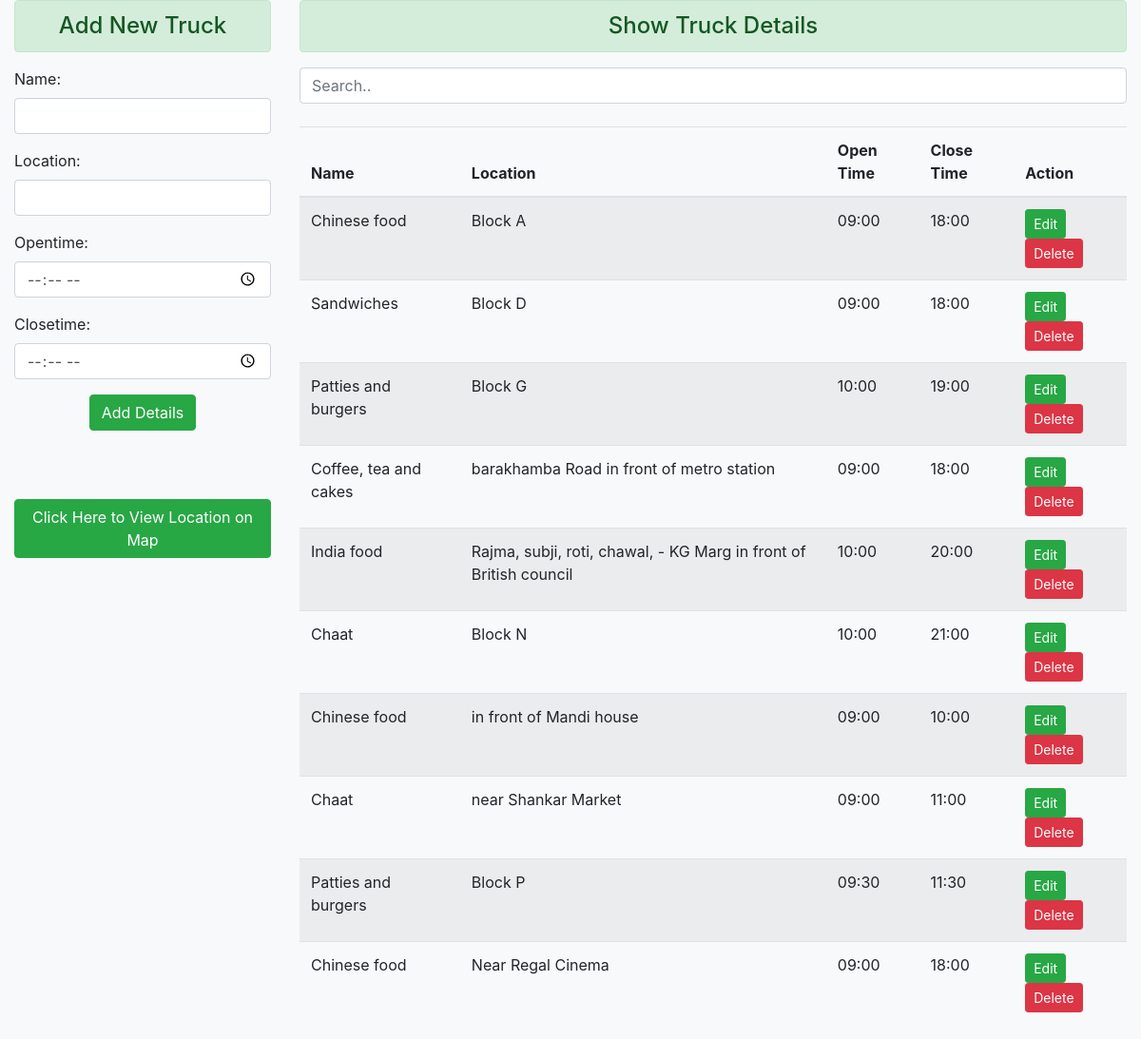
The page / on the database its author committed.
### truckdetails/models.py (models this page shows)
class Truck(models.Model):
    name = models.CharField(max_length=500)
    location = models.CharField(max_length=500)
    opentime = models.CharField(null=True, blank=True, default='',max_length=500)
    closetime = models.CharField(null=True, blank=True,default='',max_length=500)

### truckdetails/views.py (the view)
# urls.py: path('', views.add_show, name="addandshow"),
def add_show(request):
    if request.method == 'POST':
        form = AddShowTruck(request.POST)
        if form.is_valid():
            nm = form.cleaned_data['name']
            loc = form.cleaned_data['location']
            opentime = form.cleaned_data['opentime']
            closetime = form.cleaned_data['closetime']
            register = Truck(name=nm, location=loc, opentime=opentime, closetime=closetime)
            register.save()
            form = AddShowTruck()
    else:
        form = AddShowTruck()
    truck = Truck.objects.all()
    return render(request, 'truckdetails/addandshow.html', {'form': form, 'truck': truck})

### truckdetails/forms.py
class AddShowTruck(forms.ModelForm):
    class Meta:
        model = Truck
        fields = ['name', 'location','opentime','closetime']
        widgets = {
            'name': forms.TextInput(attrs={'class' :'form-control'}),
            'location': forms.TextInput(attrs={'class' :'form-control'}),
            'opentime': forms.TextInput(attrs={'class' :'form-control','type':'time'}),
            'closetime': forms.TextInput(attrs={'class' :'form-control', 'type':'time'}),
        }

### truckdetails/templates/truckdetails/addandshow.html (shortened to what this page needs)
{% extends 'truckdetails/base.html' %}
{% block content %}
<div class="row">
    <div class="col-sm-3">
        <h4 class="text-center alert alert-success">Add New Truck</h4>
        <form action="" method="POST">
            {{form.as_p}}
            <center>
            <input type="submit" class="btn btn-success" value="Add Details">
            </center>
        </form>
        <br><br><br>
        <center>
        <a href="/map" class="btn btn-success">Click Here to View Location on Map</a>
    </center>
    </div>
    <div class="col sm-9">
        <h4 class="text-center alert alert-success">Show Truck Details</h4>
        {% if truck %}
        <input class="form-control" id="myInput" type="text" placeholder="Search..">
        <br>
            <table class="table table-hover table-striped" id="table">
                <thead>
                    <tr>
                        <th scope="col">Name</th>
                        <th scope="col">Location</th>
                        <th scope="col">Open Time</th>
                        <th scope="col">Close Time</th>
                        <th scope="col">Action</th>
                    </tr>
                </thead>
                <tbody>
                    {% for tr in truck %}
                    <tr>
                        <td scope="row">{{tr.name}}</td>
                        <td scope="row">{{tr.location}}</td>
                        <td scope="row">{{tr.opentime}}</td>
                        <td scope="row">{{tr.closetime}}</td>
                        <td>
                            <a href="{% url 'updatedata' tr.id %}" class="btn btn-success btn-sm">Edit</a>
                            <form action="{% url 'deletedata' tr.id %}" method="POST" class="d-inline">
                                <input type="submit" class="btn btn-danger btn-sm" value="Delete">
                            </form>
                        </td>
                    </tr>
                    {% endfor %}
                </tbody>
        {% else %}
        <h4 class="text-center alert alert-warning">No Record Found</h4>
        {% endif %}
    </div>
</div>
{% endblock content %}

### truckdetails/templates/truckdetails/base.html (shortened to what this page needs)
<!DOCTYPE html>
{% load static %}
<html lang="en">
<head>
    <link rel="stylesheet" href="{% static 'truckdetails/css/bootstrap.css' %}"></link>
</head>
<body class="bg-light">
    <div class="container-fluid bg-light">
        {% block content %} {% endblock content %}
    </div>
</body>
</html>

### rows shown on the page
Truck: name "Chinese food", location "Block A", opentime "09:00", closetime "18:00"
Truck: name "Sandwiches", location "Block D", opentime "09:00", closetime "18:00"
Truck: name "Patties and burgers", location "Block G", opentime "10:00", closetime "19:00"
Truck: name "Coffee, tea and cakes", location "barakhamba Road in front of metro station", opentime "09:00", closetime "18:00"
Truck: name "India food", location "Rajma, subji, roti, chawal, - KG Marg in front of British council", opentime "10:00", closetime "20:00"
Truck: name "Chaat", location "Block N", opentime "10:00", closetime "21:00"
Truck: name "Chinese food", location "in front of Mandi house", opentime "09:00", closetime "10:00"
Truck: name "Chaat", location "near Shankar Market", opentime "09:00", closetime "11:00"
Truck: name "Patties and burgers", location "Block P", opentime "09:30", closetime "11:30"
Truck: name "Chinese food", location "Near Regal Cinema", opentime "09:00", closetime "18:00"
